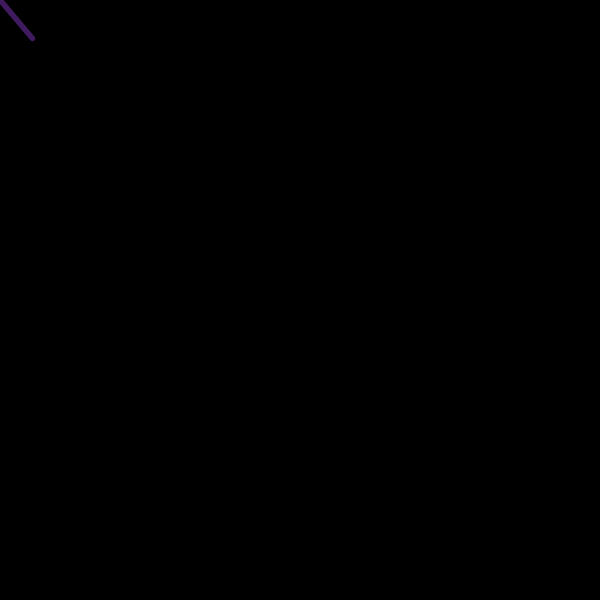
Frame 1 (no input)
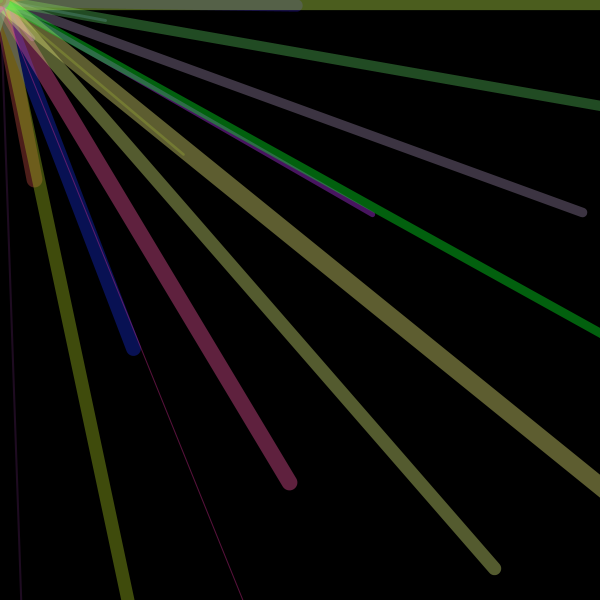
Frame 60 (the mouse pressed at the canvas centre just before this capture)
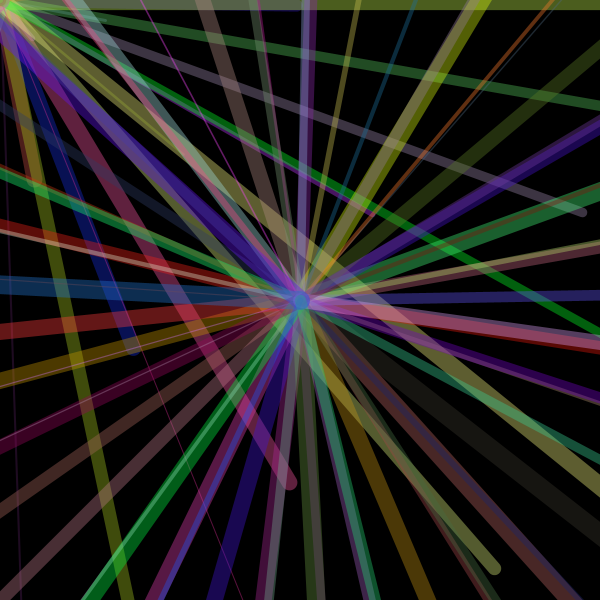
Frame 120 (the mouse held since frame 60 and released just before this capture)

The Processing sketch that drew these frames (run headless with seeded random() and noise(); from frame 60 on, the mouse is pressed at the canvas centre):

// Processing sketch: processing_69991
// ── processing_69991.pde

/*
A spiral is basically
a circle where the radius
is increasing all the time
as we draw it
*/

float inc; //we use this to increment our angle
float xPos;
float yPos;
float rad; // the radius of our circle (it will be increasing)

void setup(){
  size(600,600);
  smooth();
  background (0);
 
  inc = 50; //we start at angle 0, try other values
  rad = 50;
}

void draw(){
  translate(mouseX, mouseY); 
   stroke(random(255), random(255), random(255), 100);
   strokeWeight(random(1,20));
   
  

  //every frame we determine the xPos and yPos by using sin and cos functions.
  //as default, sin and cos takes radians values.
  // sin and cos ALWAYS return numbers between -1 and 1.
  // we can multiply that -1 to 1 result by a radius
  xPos = cos(radians(inc)) * rad; // so now we get results between -radius and radius
  yPos = sin(radians(inc)) * rad;
  
  println(xPos);
  
  line (0,0,xPos, yPos);
  ellipse(xPos, yPos, 0, 0);
  
  //we increase both the radius and the angle
  //note how the angles used to draw remain the same all the time even though the radius is changing
  //play around with this values to alter the shape of the spiral
  inc += 107;
  rad += 19;
  
  

}
